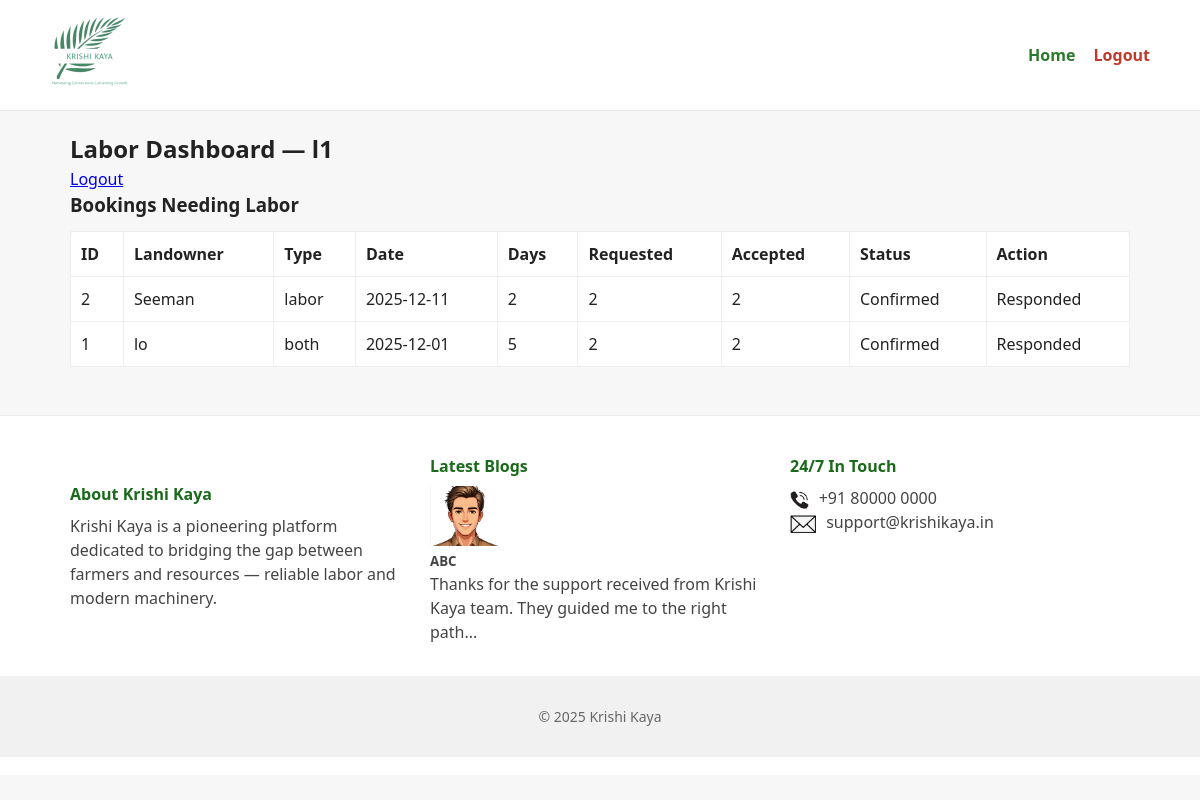
Screenshot of /labor (signed in) with the database file from the repository.
### app.py (models this page shows)
class User(db.Model):
    id = db.Column(db.Integer, primary_key=True)
    role = db.Column(db.String(20))
    name = db.Column(db.String(100))
    username = db.Column(db.String(100), unique=True)
    password = db.Column(db.String(100))
    contact = db.Column(db.String(50))
    address = db.Column(db.String(200))
    acres = db.Column(db.Integer)
    crops = db.Column(db.String(200))
    machine_type = db.Column(db.String(100))
    num_labors = db.Column(db.Integer)
    dob = db.Column(db.String(50))
    age = db.Column(db.Integer)
    gender = db.Column(db.String(20))
    skills = db.Column(db.String(200))
    outstation = db.Column(db.String(10))  # Yes/No

class Booking(db.Model):
    id = db.Column(db.Integer, primary_key=True)
    landowner_id = db.Column(db.Integer, db.ForeignKey("user.id"))
    service_date = db.Column(db.String(50))
    days = db.Column(db.Integer)
    service_type = db.Column(db.String(20))
    num_labor = db.Column(db.Integer)
    machine_type = db.Column(db.String(100))
    labor_status = db.Column(db.String(100), default="Pending")
    machinery_status = db.Column(db.String(100), default="Pending")
    action = db.Column(db.String(20), default="Pending")  # Pending/Closed

### app.py (the view, shortened to what this page needs)
@app.route("/labor", methods=["GET", "POST"])
def labor_dashboard():
    user = current_user()
    if not user or user.role != "labor":
        flash("Login as labor first", "danger")
        return redirect(url_for("login"))
    bookings_display = []
    total_labors = User.query.filter_by(role="labor").count()
    for b in Booking.query.filter(Booking.service_type.in_(["labor", "both"])).order_by(Booking.id.desc()).all():
        accepted_count = BookingResponse.query.filter_by(booking_id=b.id, user_role="labor", response="Accept").count()
        rejected_count = BookingResponse.query.filter_by(booking_id=b.id, user_role="labor", response="Reject").count()
        needed = b.num_labor or 0
        open_for_more = True
        if needed > 0 and accepted_count >= needed:
            open_for_more = False
        user_resp = BookingResponse.query.filter_by(booking_id=b.id, user_id=user.id).first()
        has_responded = bool(user_resp)
        if needed > 0:
            if accepted_count >= needed:
                status = "Confirmed"
            elif rejected_count >= total_labors:
                status = "Rejected"
            else:
                status = f"{accepted_count}/{needed} Accepted"
        else:
            status = "Pending"
        bookings_display.append({
            "id": b.id,
            "landowner_name": User.query.get(b.landowner_id).name,
            "service_date": b.service_date,
            "days": b.days,
            "service_type": b.service_type,
            "num_labor": needed,
            "accepted_count": accepted_count,
            "status": status,
            "open_for_more": open_for_more,
            "has_responded": has_responded
        })
    responses = {r.booking_id: r.response for r in BookingResponse.query.filter_by(user_id=user.id).all()}
    return render_template("labor_dashboard.html", labor=user, bookings=bookings_display, responses=responses)

### app.py (called while the page is built)
def current_user():
    uid = session.get("user_id")
    return User.query.get(uid) if uid else None

### templates/labor_dashboard.html (shortened to what this page needs)
{% extends "base.html" %}
{% block content %}
<div class="panel">
  <h2>Labor Dashboard — {{ labor.name or labor.username }}</h2>
  <a href="{{ url_for('logout') }}" class="logout">Logout</a>
</div>
<h3>Bookings Needing Labor</h3>
<table>
  <thead>
    <tr>
      <th>ID</th>
      <th>Landowner</th>
      <th>Type</th>
      <th>Date</th>
      <th>Days</th>
      <th>Requested</th>
      <th>Accepted</th>
      <th>Status</th>
      <th>Action</th>
    </tr>
  </thead>
  <tbody>
  {% for b in bookings %}
    <tr>
      <td>{{ b.id }}</td>
      <td>{{ b.landowner_name }}</td>
      <td>{{ b.service_type }}</td>
      <td>{{ b.service_date }}</td>
      <td>{{ b.days }}</td>
      <td>{{ b.num_labor }}</td>
      <td>{{ b.accepted_count }}</td>
      <td>{{ b.status }}</td>
      <td>
        {% if b.has_responded %}
          Responded
        {% elif not b.open_for_more %}
          Closed
        {% else %}
          <form method="post" style="display:inline;">
            <input type="hidden" name="booking_id" value="{{ b.id }}">
            <button name="response" value="Accept">Accept</button>
            <button name="response" value="Reject">Reject</button>
          </form>
        {% endif %}
      </td>
    </tr>
  {% else %}
    <tr><td colspan="9">No active bookings</td></tr>
  {% endfor %}
</tbody>
</table>
{% endblock %}

### static/style.css (style rules this page uses)
* { box-sizing:border-box;margin:0;padding:0 }
body { font-family: "Segoe UI", Roboto, Arial, sans-serif;color:#222;background:#f7f7f7;line-height:1.5 }
table { background:#fff;border-radius:8px;border-collapse:collapse;width:100%;margin-top:12px }
table th, table td { padding:10px;border:1px solid #eee;text-align:left }

### rows the page displays
User: name "l1"
User: landowner_name "Seeman"
Booking: service_type "labor", service_date "2025-12-11"
Booking: id "1", landowner_name "lo", service_type "both", service_date "2025-12-01", days "5", num_labor "2", accepted_count "2", status "Confirmed"

### other values shown
{{ b.id }} "2"
{{ b.days }} "2"
{{ b.num_labor }} "2"
{{ b.accepted_count }} "2"
{{ b.status }} "Confirmed"
